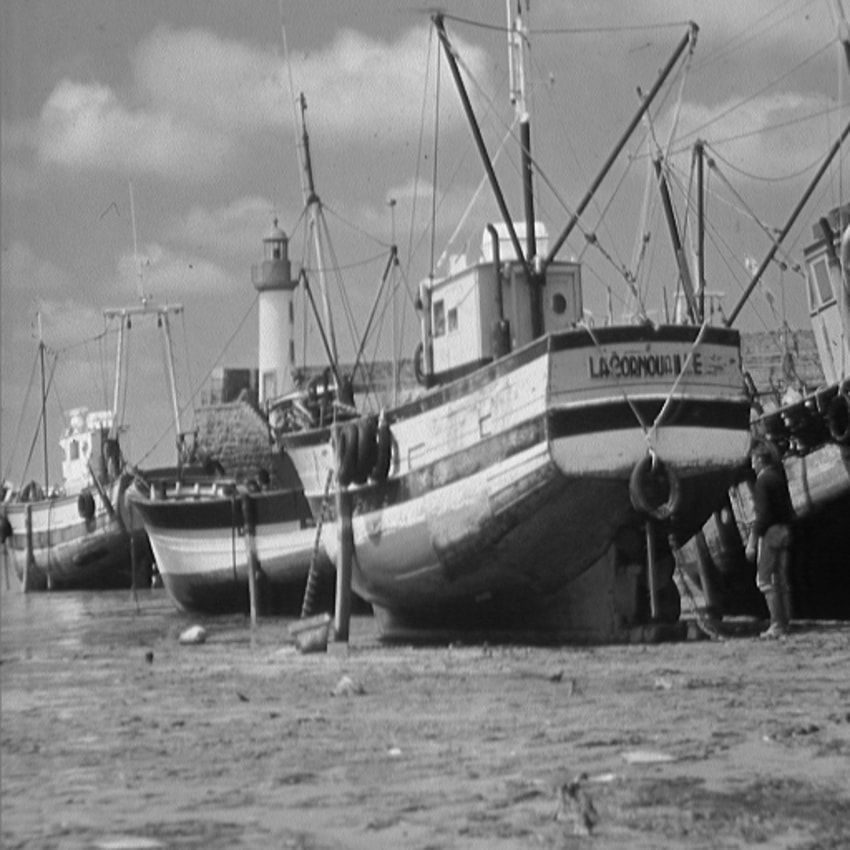
#> input picture boat.jpg, 850 x 850 px
$ python cannyMain.py
#> lines starting #> are read from the running program, lines starting #| are printed output that depends on the picture
import numpy as np
import matplotlib.pyplot as plt
from scipy import ndimage as ndi
import cv2 as cv
from skimage import feature
from skimage import io
import matplotlib.image as mpimg


# [8 lines of commented-out code are left out]

im = io.imread('boat.jpg')
#> im is the input picture: shape (850, 850); min 0, max 250, mean 129.7
edges = np.uint8(feature.canny(im, sigma=1, ) * 255)
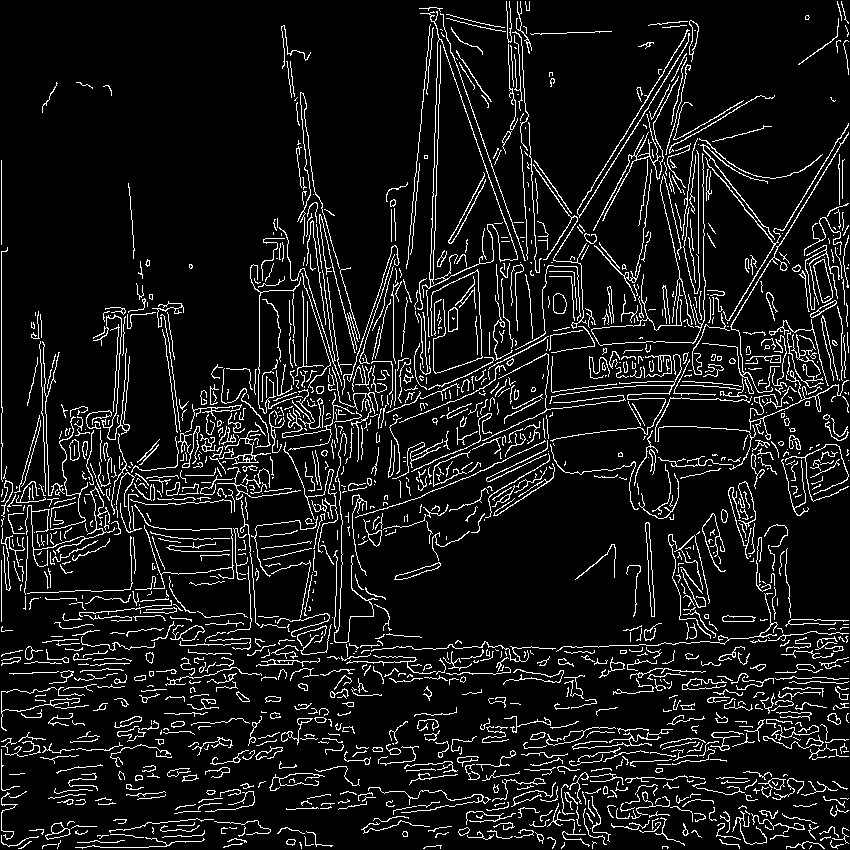
#> edges: shape (850, 850); 9.2% white in thin lines or dots
# edges[50][150] = True
# print(np.sum(edges))
io.imshow(edges)
io.show()

# im = mpimg.imread('faceWoman.jpg')
# gray = cv.cvtColor(im, cv.COLOR_RGB2GRAY)
# print(im)
# blurred = cv.GaussianBlur(gray, (9, 9), 0)
# # blurredColor = cv.cvtColor(blurred, cv.COLOR_GRAY2RGB)
# # Compute the Canny filter for two values of sigma
# edges1 = feature.canny(blurred)
# edges2 = feature.canny(blurred, sigma=2)
#
# print(edges1)
#
# # display results
# # fig, (ax1, ax2, ax3) = plt.subplots(nrows=1, ncols=3, figsize=(8, 3),
# #                                     sharex=True, sharey=True)
#
# fig, (ax1, ax3) = plt.subplots(nrows=1, ncols=2, figsize=(8, 3),
#                                     sharex=True, sharey=True)
#
# ax1.imshow(blurred)
# ax1.axis('off')
# ax1.set_title('Main Image', fontsize=12)
#
# # ax2.imshow(blurred, cmap=plt.cm.gray)
# # ax2.axis('off')
# # ax2.set_title('Wide bound', fontsize=20)
#
# ax3.imshow(edges1, cmap=plt.cm.gray)
# ax3.axis('off')
# # ax3.set_title('Canny filter, $\sigma=3$', fontsize=20)
# ax3.set_title('Edges', fontsize=12)
#
# fig.tight_layout()
#
# plt.show()
